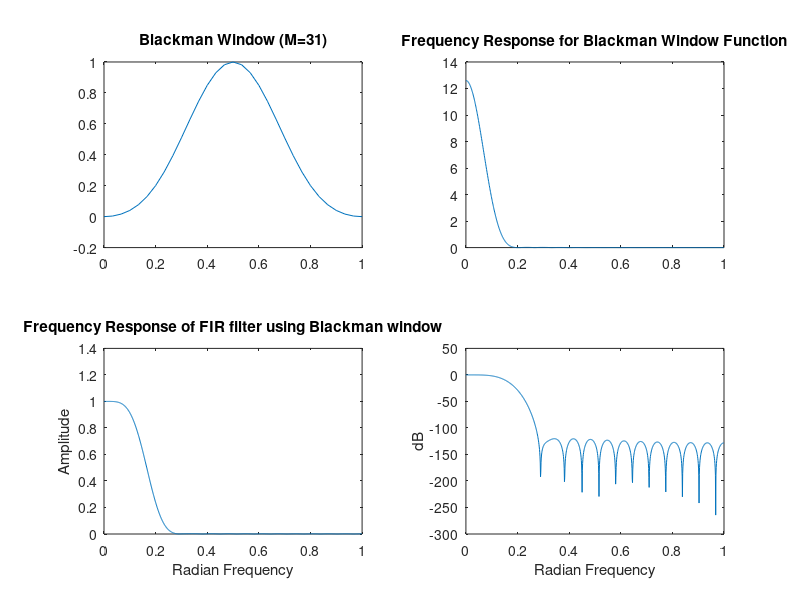

Here is the MATLAB script that generated this plot:
f=[0 pi/6 pi/6 pi];
H=[1 1 0 0];
M=31;
w=0:pi/30:pi;
h=blackman(M);
subplot(2,2,1);plot(w/pi,h);
title('Blackman Window (M=31)');
[H1 w]=freqz(h,1,1024);
subplot(2,2,2);plot(w/pi,abs(H1));
title('Frequency Response for Blackman Window Function');
B=fir1(M-1,1/6); 
[H2 w]=freqz(B,1,1024);
subplot(2, 2, 3);plot(w/pi,abs(H2));
ylabel('Amplitude');
xlabel('Radian Frequency');
title('Frequency Response of FIR filter using Blackman window');
gk=20.*log(abs(H2));
subplot(2,2,4);plot(w/pi,gk);
ylabel('dB');
xlabel('Radian Frequency');
